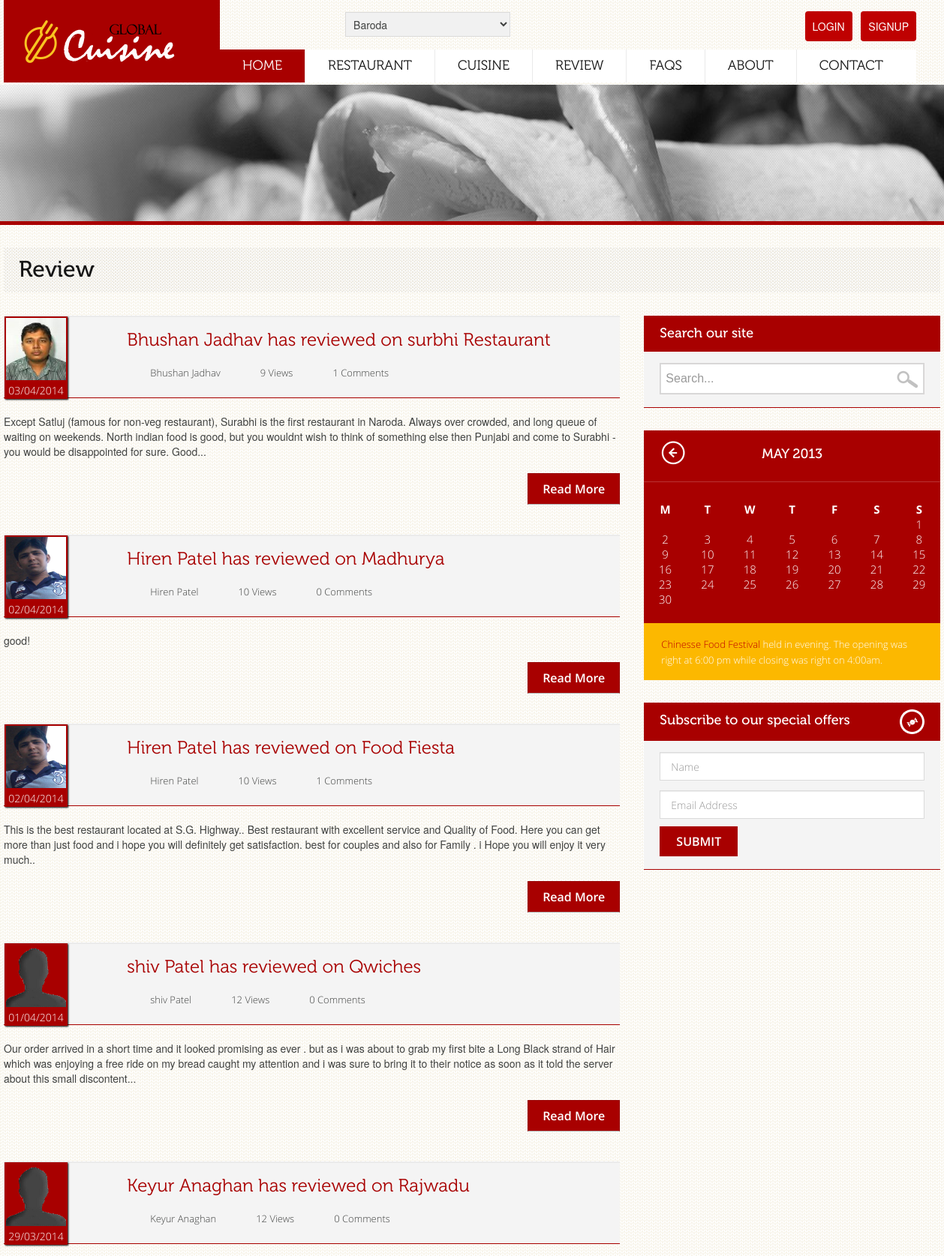
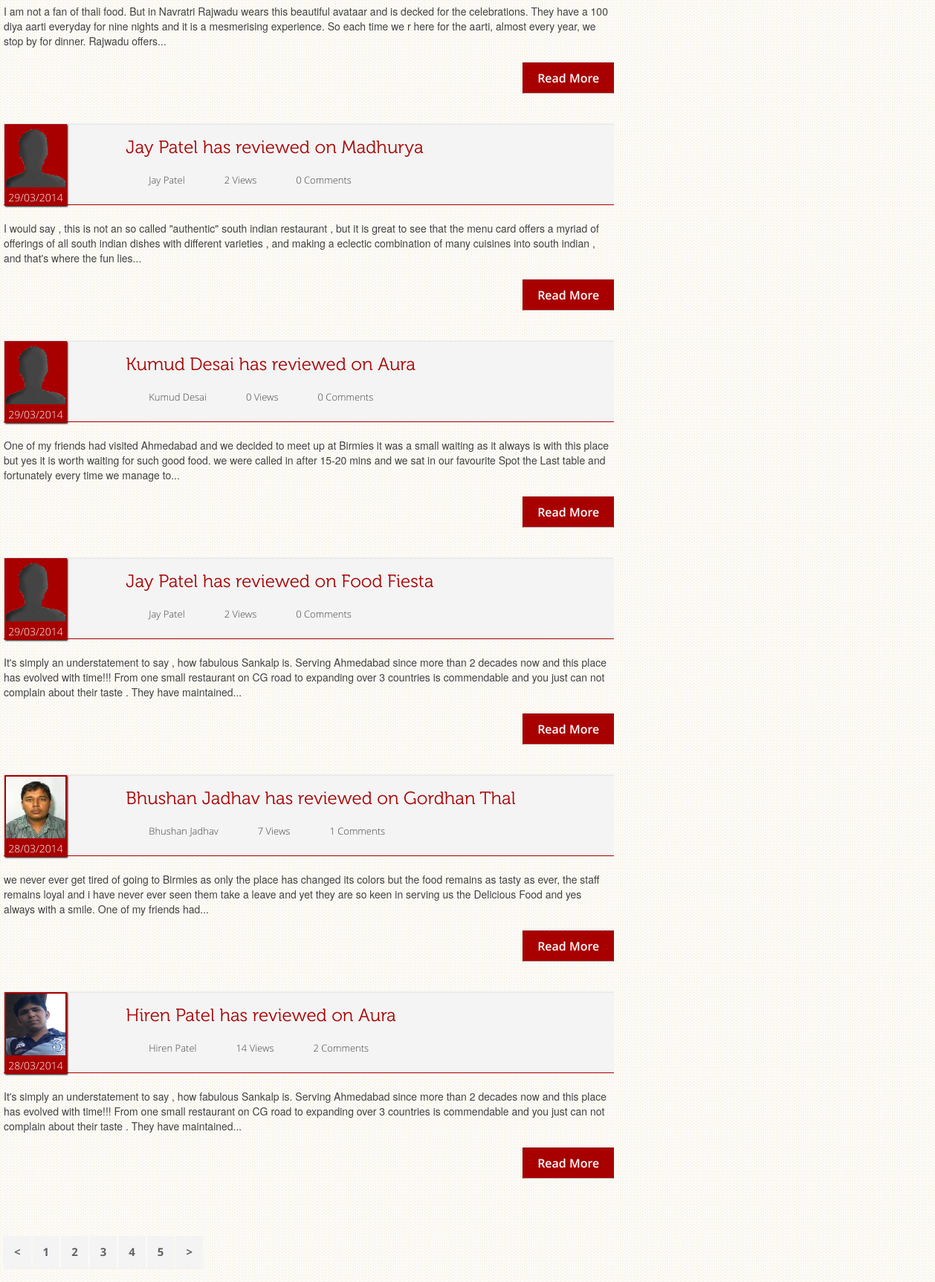
The page /review-list.php (upper part) on the database its author committed (2 pictures, top to bottom).
### tables this page shows
CREATE TABLE IF NOT EXISTS `foodie_detail` (
  `foodie_id` int(11) NOT NULL AUTO_INCREMENT,
  `foodie_name` varchar(30) NOT NULL,
  `foodie_email` varchar(50) NOT NULL,
  `foodie_password` varchar(100) NOT NULL,
  `foodie_contact` varchar(10) NOT NULL,
  `foodie_address` varchar(50) NOT NULL,
  `foodie_photo` varchar(50) NOT NULL,
  `foodie_reg_date` timestamp NOT NULL DEFAULT CURRENT_TIMESTAMP,
  `foodie_status` int(1) NOT NULL DEFAULT '0',
  `foodie_gender` varchar(6) NOT NULL,
  `code` varchar(100) NOT NULL,
  PRIMARY KEY (`foodie_id`)
);

CREATE TABLE IF NOT EXISTS `review` (
  `review_id` int(11) NOT NULL AUTO_INCREMENT,
  `review_text` text NOT NULL,
  `foodie_id` int(11) NOT NULL,
  `rest_id` int(11) NOT NULL,
  `review_date` timestamp NOT NULL DEFAULT CURRENT_TIMESTAMP,
  `review_status` int(1) NOT NULL DEFAULT '0',
  PRIMARY KEY (`review_id`)
);

CREATE TABLE IF NOT EXISTS `restaurant_detail` (
  `rest_id` int(11) NOT NULL AUTO_INCREMENT,
  `rest_name` varchar(50) NOT NULL,
  `rest_address` text NOT NULL,
  `rest_contact` varchar(15) NOT NULL,
  `rest_cost` int(5) NOT NULL,
  `rest_payment` varchar(30) NOT NULL,
  `rest_reservation` varchar(25) NOT NULL,
  `rest_time1_on` time NOT NULL,
  `rest_time1_off` time NOT NULL,
  `rest_time2_on` time NOT NULL,
  `rest_time2_off` time NOT NULL,
  `city_id` int(11) NOT NULL,
  `locality_id` int(11) NOT NULL,
  `rest_seo_name` varchar(20) NOT NULL,
  `rest_mobile` varchar(15) NOT NULL,
  `rest_cuisine_id` varchar(50) NOT NULL,
  `rest_air_con` int(1) NOT NULL DEFAULT '0',
  `rest_wifi` int(1) NOT NULL DEFAULT '0',
  `rest_live_music` int(1) NOT NULL DEFAULT '0',
  `rest_candle_light` int(1) NOT NULL DEFAULT '0',
  `rest_parking` int(1) NOT NULL DEFAULT '0',
  `rest_dine_in` int(1) NOT NULL DEFAULT '0',
  `rest_delivery` int(1) NOT NULL DEFAULT '0',
  `rest_catering` int(1) NOT NULL DEFAULT '0',
  `rest_take_away` int(1) NOT NULL DEFAULT '0',
  `rest_pure_veg` int(1) NOT NULL DEFAULT '0',
  `rest_bar` int(1) NOT NULL DEFAULT '0',
  `rest_reg_date` timestamp NOT NULL DEFAULT CURRENT_TIMESTAMP ON UPDATE CURRENT_TIMESTAMP,
  `rest_owner` varchar(30) NOT NULL,
  `rest_email` varchar(30) NOT NULL,
  `rest_website` varchar(50) NOT NULL,
  `rest_status` int(1) NOT NULL DEFAULT '0',
  `rest_visit_counter` bigint(20) NOT NULL,
  `rest_password` varchar(60) NOT NULL,
  `code` varchar(100) NOT NULL,
  `rest_map` varchar(600) NOT NULL,
  PRIMARY KEY (`rest_id`)
);

### class/data-truncate.php (called while the page is built)
<?php
function truncate($string, $limit, $break=".", $pad="...")
{
  if(strlen($string) <= $limit) return $string;
  if(false !== ($breakpoint = strpos($string, $break, $limit))) {
    if($breakpoint < strlen($string) - 1) {
      $string = substr($string, 0, $breakpoint) . $pad;
    }
  }
  return $string;
}
?>

### review-list.php (the view, shortened to what this page needs)
<?php
include './class/data-truncate.php';
?>
<!doctype html>
<html lang="en">
  <head>
    <?php
    include './theme-part/header-script.php';
    ?>
  </head>
  <body>
    <div id="wrapper">
      <header id="header">
        <div class="container">
          <?php
          include './theme-part/header.php';
          ?>
        </div>
      </header>
      <section id="banner" class="height">
        <div class="contact-banner"><img src="images/inner-banner-3.jpg" alt="img"></div>
      </section>
      <section id="content" class="container">
        <section class="blog-page-section">
          <div class="row-fluid">
            <div class="span12">
              <div class="heading">
                <h1>Review</h1>
              </div>
            </div>
            <div class="row-fluid">
              <div class="span8">
                <div class="post-box-outer">
                  <?php
                  $query = "select f.foodie_name,f.foodie_photo,r.rest_name,l.locality_name,rw.*
                              from foodie_detail f,restaurant_detail r, locality l,review rw
                              where rw.foodie_id=f.foodie_id and rw.rest_id=r.rest_id and r.locality_id=l.locality_id order by rw.review_date desc";
                  $result = mysql_query($query) or die(mysql_error());
                  echo "<ul>";
                  while ($row = mysql_fetch_array($result)) {
                    $review_id = $row['review_id'];
                    $date1 = explode(" ", $row['review_date']);
                    $date2 = explode("-", $date1[0]);
                    $day = $date2[2];
                    $month = $date2[1];
                    $year = $date2[0];
                    $foodie_photo = $row['foodie_photo'];
                    if ($foodie_photo == "") {
                      $foodie_photo = "admin-panel/photo/not_avail.png";
                    } else {
                      $foodie_photo = "admin-panel/photo/foodie-photo/{$row['foodie_photo']}";
                    }
                    $data = truncate($row['review_text'], 300, " ");
                    $foodie_name = $row['foodie_name'];
                    $rest_name = $row['rest_name'];
                    $query1 = "select count(review_id) as total_comment from comment where review_id='{$review_id}' and comment_status='1'";
$result1 = mysql_query($query1) or die(mysql_error());
$row1 = mysql_fetch_array($result1);
$total_commment = $row1['total_comment'];
$query1 = "select count(review_id) as total_view from review_visit where review_id='{$review_id}'";
$result1 = mysql_query($query1) or die(mysql_error());
$row1 = mysql_fetch_array($result1);
$total_view = $row1['total_view'];
                    echo "<li>
                  <div class='post-box'>
                    <div class='post-frame'>
                      <div class='post-date'><img src='{$foodie_photo}' style='height:83px;width:80px;'> <strong class='date'>{$day}/{$month}/{$year}</strong> </div>
                    </div>
                    <div class='post-detail'>
                      <h2>{$foodie_name} has reviewed on {$rest_name}</h2>
                      <ul>
                        <li class='admin'>{$foodie_name}</li>
                        <li class='view'>{$total_view} Views</li>
                        <li class='comment'>{$total_commment} Comments</li>
                      </ul>
                    </div>
                    <p>{$data}</p>
                    <a href='review-detail.php?qry={$review_id}' class='btn btn-read'style='float:right'>Read More</a> </div>
                </li>";
                  }
                  echo "</ul>";
                  ?>
                  <div class="pagination pagination-area">
                    <ul>
                      <li><a href="#">&lt;</a></li>
                      <li><a href="#">1</a></li>
                      <li><a href="#">2</a></li>
                      <li><a href="#">3</a></li>
                      <li><a href="#">4</a></li>
                      <li><a href="#">5</a></li>
                      <li><a href="#">&gt;</a></li>
                    </ul>
                  </div>
                </div>
              </div>
              <div class="span4">
                <div class="widget-area">
                  <ul>
                    <li>
                      <div class="header">
                        <h2>Search our site</h2>
                      </div>
                      <div class="unique-box">
                        <form action="#" class="widget-form">
                          <div class="form-group">
                            <input name="" type="text" placeholder="Search..." class="widget-input">
                            <input name="" type="submit" value="" class="btn-search">
                          </div>
                        </form>
                      </div>
                    </li>
                    <li>
                      <div class="widget-calendar">
                        <div id="calendar_wrap">
                          <table id="wp-calendar">
                            <caption>
                              may 2013
                            </caption>
                            <thead>
                              <tr>
                                <th title="Monday" scope="col">M</th>
                                <th title="Tuesday" scope="col">T</th>
                                <th title="Wednesday" scope="col">W</th>
                                <th title="Thursday" scope="col">T</th>
                                <th title="Friday" scope="col">F</th>
                                <th title="Saturday" scope="col">S</th>
                                <th title="Sunday" scope="col">S</th>
                              </tr>
                            </thead>
                            <tfoot>
                              <tr>
                                <td id="prev" colspan="3"><a title="View posts for January 2013" href="#">« Jan</a></td>
                                <td class="pad">&nbsp;</td>
                                <td class="pad" id="next" colspan="3">&nbsp;</td>
                              </tr>
                            </tfoot>
                            <tbody>
                              <tr>
                                <td class="pad" colspan="6">&nbsp;</td>
                                <td>1</td>
                              </tr>
                              <tr>
                                <td>2</td>
                                <td>3</td>
                                <td>4</td>
                                <td>5</td>
                                <td>6</td>
                                <td>7</td>
                                <td>8</td>
                              </tr>
                              <tr>
                                <td>9</td>
                                <td>10</td>
                                <td>11</td>
                                <td>12</td>
                                <td>13</td>
                                <td>14</td>
                                <td>15</td>
                              </tr>
                              <tr>
                                <td>16</td>
                                <td>17</td>
                                <td>18</td>
                                <td>19</td>
                                <td>20</td>
                                <td>21</td>
                                <td>22</td>
                              </tr>
                              <tr>
                                <td>23</td>
                                <td>24</td>
                                <td>25</td>
                                <td id="today">26</td>
                                <td>27</td>
                                <td>28</td>
                                <td>29</td>
                              </tr>
                              <tr>
                                <td>30</td>
                                <td colspan="6" class="pad">&nbsp;</td>
                              </tr>
                            </tbody>
                          </table>
                        </div>
                        <div class="calender-bottom"> <strong class="title"><span class="red">Chinesse Food Festival</span> held in evening. The opening was right at 6:00 pm while closing was right on 4:00am. </strong> </div>
                      </div>
                    </li>
                    <li>
                      <div class="header">
                        <h2>Subscribe to our special offers</h2>
                        <span class="icon-6"></span> </div>
                      <div class="unique-box">
                        <form action="#" class="subscribe-form">
                          <input name="" type="text" class="name-input" placeholder="Name">
                          <input name="" type="text" class="name-input" placeholder="Email Address">
                          <input name="" type="submit" class="submit-btn" value="Submit">
                        </form>
                      </div>
                    </li>
                  </ul>
                </div>
              </div>
            </div>
          </div>
        </section>
      </section>
    </div>
  </body>
</html>

### css/colors.css (style rules this page uses)
.accordion-heading.active a, .caption-right strong.title, #carousel .flex-direction-nav, .caption-right strong.title, .accordion-list li .frame strong.price, .featured-slider .caption strong.price, .left-box .head strong.date, .food-critic-header, .review-box a.btn-review, .food-detail ul li strong.date, .calendar-left, .bottom-sec, .chef-box .text .head, .post-date, .post-box a.btn-read, .widget-area .header, .btn-send, .featured-slider-area a.btn-follow, .btn-book-now, #calendar_wrap, .submit-btn, .btn-submit2, .btn-continue, .logo, .accordion-heading .accordion-toggle:hover, .mCSB_scrollTools .mCSB_draggerRail, .navbar-inverse .btn-navbar, .top-nav .navbar-inverse .nav li.dropdown.open > .dropdown-toggle, .navbar-inverse .nav li.dropdown.active > .dropdown-toggle, .navbar-inverse .nav li.dropdown.open.active > .dropdown-toggle, .caption-center, .faq-tabs .nav-tabs > .active > a, .nav-tabs > .active > a:hover, .nav-tabs > .active > a:focus, .faq-tabs .nav > li > a:hover, .nav > li > a:focus, .accordion-heading.active, .accordion-heading .accordion-toggle:hover, .accordion-heading .accordion-toggle.active, .top-nav ul li a:hover, .top-nav .dropdown-menu > li > a:hover, .dropdown-menu > li > a:focus, .dropdown-submenu:hover > a, .dropdown-submenu:focus > a, .navbar .nav li.dropdown.open > .dropdown-toggle, .navbar .nav li.dropdown.active > .dropdown-toggle, .navbar .nav li.dropdown.open.active > .dropdown-toggle, .location-map-head, a.back-top, .bx-wrapper .bx-pager a:hover, .bx-wrapper .bx-pager a.active, .post-date { background-color: #A80000 !important; }
.accordion-heading.active a, .caption-right strong.title, .accordion-list li .frame strong.price, .featured-slider .caption strong.price, .left-box .head strong.date, .food-critic-header h3, .review-box a.btn-review, .food-detail ul li strong.date, .calendar-left strong.day, .calendar-left strong.date,.calendar-left strong.title, .bottom-sec a.week, .chef-box .text .head h5, .post-date strong.date, .post-box a.btn-read, .widget-area .header h2, .btn-send, .featured-slider-area a.btn-follow, .btn-book-now, #wp-calendar caption, #wp-calendar thead, #wp-calendar tbody td, .submit-btn, .btn-submit2, .btn-continue, .accordion-heading .accordion-toggle:hover, .btn-review, .accordion-heading.active, .accordion-heading .accordion-toggle:hover, .accordion-heading .accordion-toggle.active, .top-nav ul li a:hover, .top-nav .dropdown-menu > li > a:hover, .dropdown-menu > li > a:focus, .dropdown-submenu:hover > a, .dropdown-submenu:focus > a, .navbar .nav li.dropdown.open > .dropdown-toggle, .navbar .nav li.dropdown.active > .dropdown-toggle, .navbar .nav li.dropdown.open.active > .dropdown-toggle, .caption-center strong.title, .icon-arrow-right, .btn-submit-3, .product-text-box-4 a.price { color:#fff !important; }
.events-box-head,.left-box .head, .food-detail, .unique-box, .post-detail, #header, .btn-review, #banner { border-color:#A80000 !important; }

### css/style.css (style rules this page uses)
input,textarea { padding:10px; width:250px; font-size:16px; min-height: 18px; }
strong { font-weight: bold; }
*, *:after, *:before { -webkit-box-sizing: border-box; -moz-box-sizing: border-box; box-sizing: border-box; }

### rows shown on the page
foodie_detail: foodie_photo (picture), review.review_date "03", review.review_date "04", review.review_date "2014", foodie_name "Bhushan Jadhav", restaurant_detail.rest_name "surbhi Restaurant", total_view "9", total_commment "1", review.review_text "Except Satluj (famous for non-veg restaurant), Surabhi is the first restaurant in Naroda. Always over crowded, and long queue of waiting on weekends. North indian food is good, but you wouldnt wish to think of something else then Punjabi and come to Surabhi - you would be disappointed for sure. Good...", review.review_date "28", restaurant_detail.rest_name "Gordhan Thal", total_view "7", review.review_text "we never ever get tired of going to Birmies as only the place has changed its colors but the food remains as tasty as ever, the staff remains loyal and i have never ever seen them take a leave and yet they are so keen in serving us the Delicious Food and yes always with a smile. One of my friends had..."
foodie_detail: foodie_photo (picture), review.review_date "02", review.review_date "04", review.review_date "2014", foodie_name "Hiren Patel", restaurant_detail.rest_name "Madhurya", total_view "10", total_commment "0", review.review_text "good!", restaurant_detail.rest_name "Food Fiesta", total_commment "1", review.review_text "This is the best restaurant located at S.G. Highway.. Best restaurant with excellent service and Quality of Food. Here you can get more than just food and i hope you will definitely get satisfaction. best for couples and also for Family . i Hope you will enjoy it very much..", review.review_date "28", review.review_date "03", restaurant_detail.rest_name "Aura", total_view "14", total_commment "2", review.review_text "It's simply an understatement to say , how fabulous Sankalp is. Serving Ahmedabad since more than 2 decades now and this place has evolved with time!!! From one small restaurant on CG road to expanding over 3 countries is commendable and you just can not complain about their taste . They have maintained..."
foodie_detail: review.review_date "01", review.review_date "04", review.review_date "2014", foodie_name "shiv Patel", restaurant_detail.rest_name "Qwiches", total_view "12", total_commment "0", review.review_text "Our order arrived in a short time and it looked promising as ever . but as i was about to grab my first bite a Long Black strand of Hair which was enjoying a free ride on my bread caught my attention and i was sure to bring it to their notice as soon as it told the server about this small discontent..."
foodie_detail: review.review_date "29", review.review_date "03", review.review_date "2014", foodie_name "Keyur Anaghan", restaurant_detail.rest_name "Rajwadu", total_view "12", total_commment "0", review.review_text "I am not a fan of thali food. But in Navratri Rajwadu wears this beautiful avataar and is decked for the celebrations. They have a 100 diya aarti everyday for nine nights and it is a mesmerising experience. So each time we r here for the aarti, almost every year, we stop by for dinner. Rajwadu offers..."
foodie_detail: review.review_date "29", review.review_date "03", review.review_date "2014", foodie_name "Jay Patel", restaurant_detail.rest_name "Madhurya", total_view "2", total_commment "0", review.review_text "I would say , this is not an so called \"authentic\" south indian restaurant , but it is great to see that the menu card offers a myriad of offerings of all south indian dishes with different varieties , and making a eclectic combination of many cuisines into south indian , and that's where the fun lies...", restaurant_detail.rest_name "Food Fiesta", review.review_text "It's simply an understatement to say , how fabulous Sankalp is. Serving Ahmedabad since more than 2 decades now and this place has evolved with time!!! From one small restaurant on CG road to expanding over 3 countries is commendable and you just can not complain about their taste . They have maintained..."
foodie_detail: review.review_date "29", review.review_date "03", review.review_date "2014", foodie_name "Kumud Desai", restaurant_detail.rest_name "Aura", total_view "0", total_commment "0", review.review_text "One of my friends had visited Ahmedabad and we decided to meet up at Birmies it was a small waiting as it always is with this place but yes it is worth waiting for such good food. we were called in after 15-20 mins and we sat in our favourite Spot the Last table and fortunately every time we manage to..."

### other values the page prints
form field city_id "Baroda"
